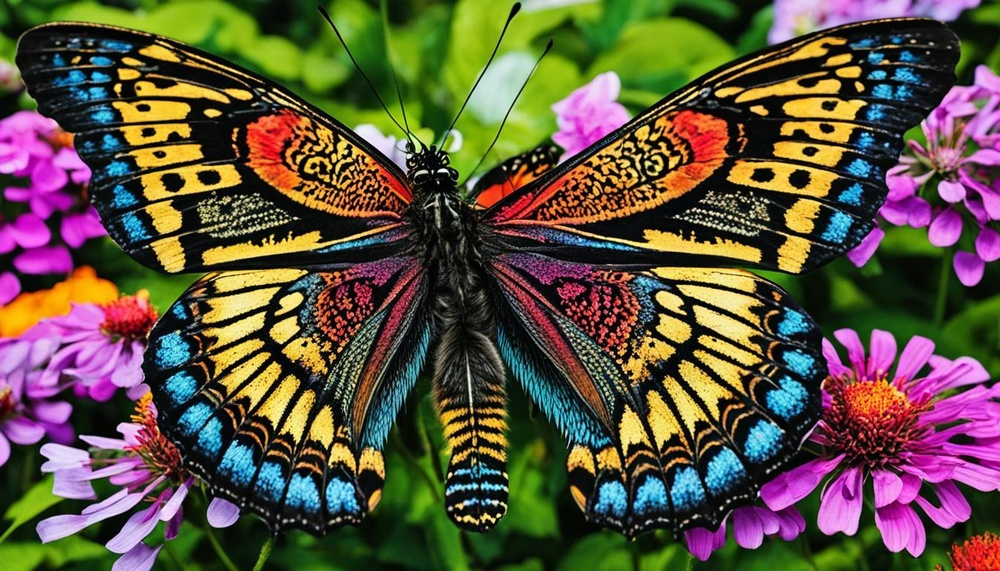
#> input picture Assessment Tool 1/image.jpg, 1000 x 571 px, shrunk from 1344 x 768 before the run, found by its file name
$ python 10.py
#> lines starting #> are read from the running program, lines starting #| are printed output that depends on the picture
#10
from google.colab import files
import cv2
from matplotlib import pyplot as plt

uploaded = files.upload()
#> the answer given: image.jpg
file_name = list(uploaded.keys())[0]

img = cv2.imread(file_name)
#> img is the input picture: shape (571, 1000, 3); mean B, G, R 64.3, 83.6, 94.9

rotated = cv2.rotate(img, cv2.ROTATE_90_CLOCKWISE)
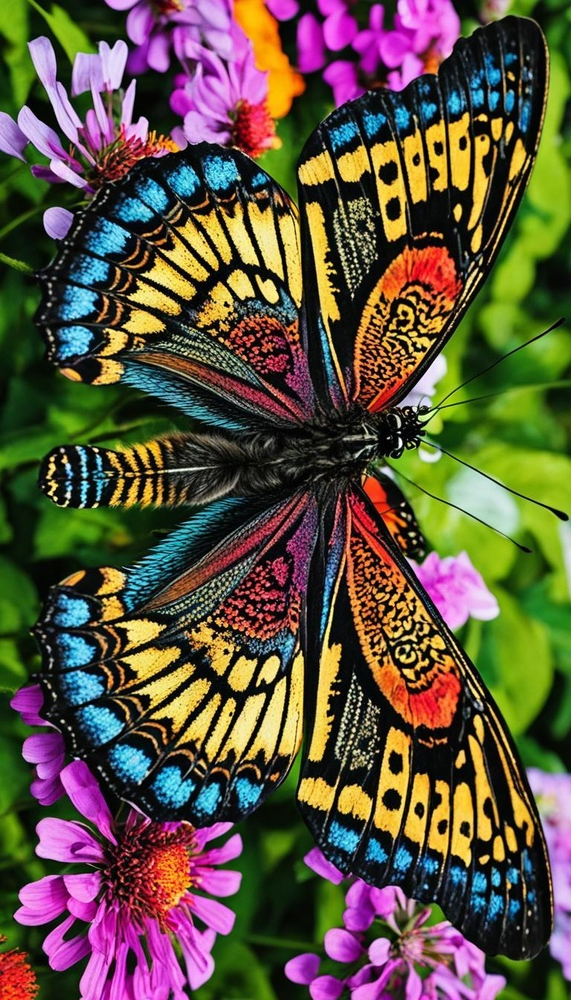
#> rotated: shape (1000, 571, 3); mean B, G, R 64.3, 83.6, 94.9

plt.imshow(cv2.cvtColor(rotated, cv2.COLOR_BGR2RGB))
plt.title("Rotated Image")
plt.axis('off')
plt.show()
